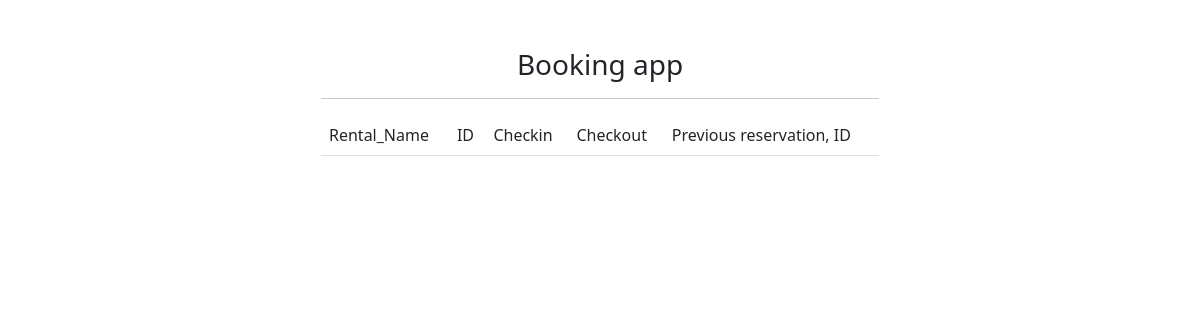
The app's page /, older data.
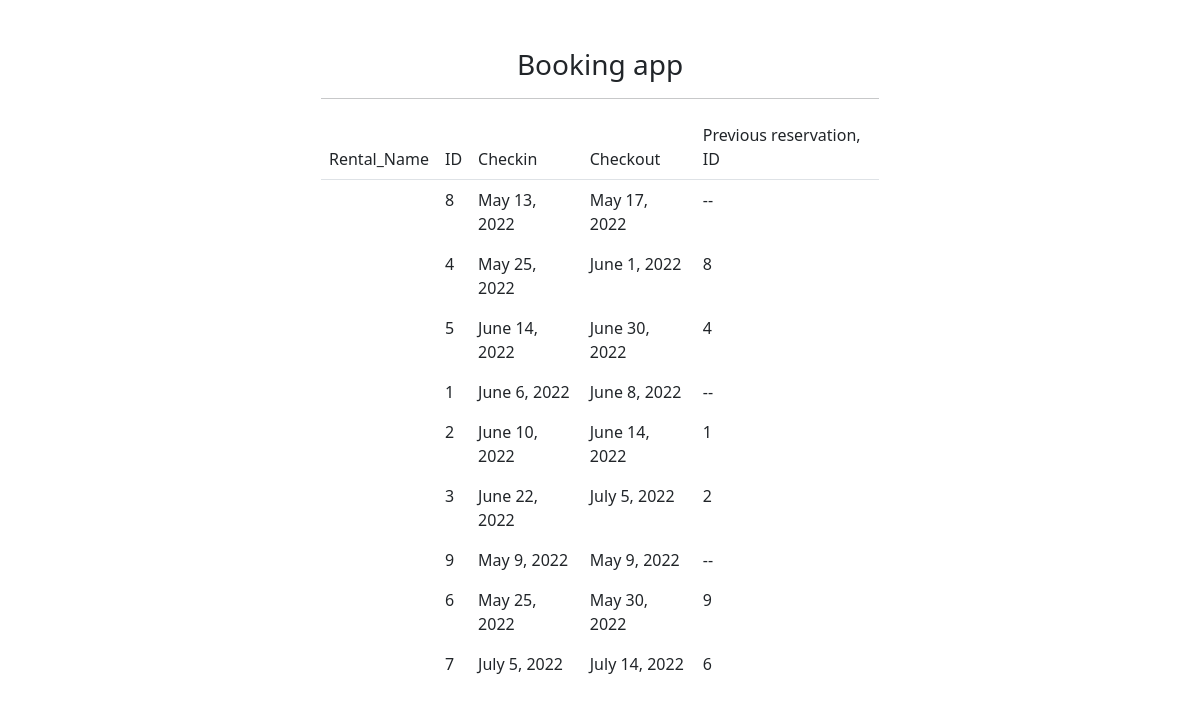
The same page, newer data.
### booking_app/models.py (models this page shows)
class Reservation(models.Model):
    rental = models.ForeignKey(to=Rental, on_delete=models.CASCADE)
    checkin = models.DateField()
    checkout = models.DateField()

### booking_app/views.py (the view)
# urls.py: path('', views.ReservationList.as_view(), name='reservation_list'),
class ReservationList(ListView):
    model = Reservation
    template_name = "booking_app/reservation_list.html"
    ordering = ['rental', 'checkin']

### booking_app/templatetags/custom_filter.py (called while the page is built)
    @register.filter
    def previous_reservation_pk_filter(object_list):
        for idx, object in enumerate(object_list):
            if idx == 0 or object_list[idx-1].rental_id != object.rental_id:
                object.previous_reservation_pk = "--"
                continue
            if object_list[idx-1].rental_id == object.rental_id:
                object.previous_reservation_pk = object_list[idx-1].pk
        return object_list

### booking_app/templates/booking_app/reservation_list.html (shortened to what this page needs)
{% extends 'booking_app/base.html' %}
{% load custom_filter %}
{% block content %}
    <table class="table table-borderless">
        <thead class="border-bottom font-weight-bold"
            <tr>
                <td>Rental_Name</td>
                <td>ID</td>
                <td>Checkin</td>
                <td>Checkout</td>
                <td>Previous reservation, ID</td>
        </thead>
        <tbody>
            {% for object in object_list|previous_reservation_pk_filter %}
                <tr>
                    <td>{{ object.rental_id.name }}</td>
                    <td>{{ object.pk }}</td>
                    <td>{{ object.checkin|date }}</td>
                    <td>{{ object.checkout|date }}</td>
                    <td>{{ object.previous_reservation_pk }}</td>
                </tr>
            {% endfor %}
        </tbody>
    {% endblock content %}

### booking_app/templates/booking_app/base.html (shortened to what this page needs)
<!DOCTYPE html>
<html lang="en">
<head>
    <link href="https://cdn.jsdelivr.net/npm/bootstrap@5.1.3/dist/css/bootstrap.min.css" rel="stylesheet">
    <link rel="stylesheet" href="https://cdnjs.cloudflare.com/ajax/libs/font-awesome/6.0.0/css/all.min.css" />
</head>
<body>
    <div class="container">
        <div class="col-md-6 offset-md-3 mt-5">
            <h3 id="header" style="text-align:center">Booking app</h3>
            <hr>
            {% block content %}
            {% endblock content %}
        </div>
    </div>
</body>
</html>

Row changes from the older to the newer data that the page shows:
added Reservation: pk "8", checkin "May 13, 2022", checkout "May 17, 2022", previous_reservation_pk "--"
added Reservation: pk "4", checkin "May 25, 2022", checkout "June 1, 2022", previous_reservation_pk "8"
added Reservation: pk "5", checkin "June 14, 2022", checkout "June 30, 2022", previous_reservation_pk "4"
added Reservation: pk "1", checkin "June 6, 2022", checkout "June 8, 2022", previous_reservation_pk "--"
added Reservation: pk "2", checkin "June 10, 2022", checkout "June 14, 2022", previous_reservation_pk "1"
added Reservation: pk "3", checkin "June 22, 2022", checkout "July 5, 2022", previous_reservation_pk "2"
added Reservation: pk "9", checkin "May 9, 2022", checkout "May 9, 2022", previous_reservation_pk "--"
added Reservation: pk "6", checkin "May 25, 2022", checkout "May 30, 2022", previous_reservation_pk "9"
added Reservation: pk "7", checkin "July 5, 2022", checkout "July 14, 2022", previous_reservation_pk "6"
